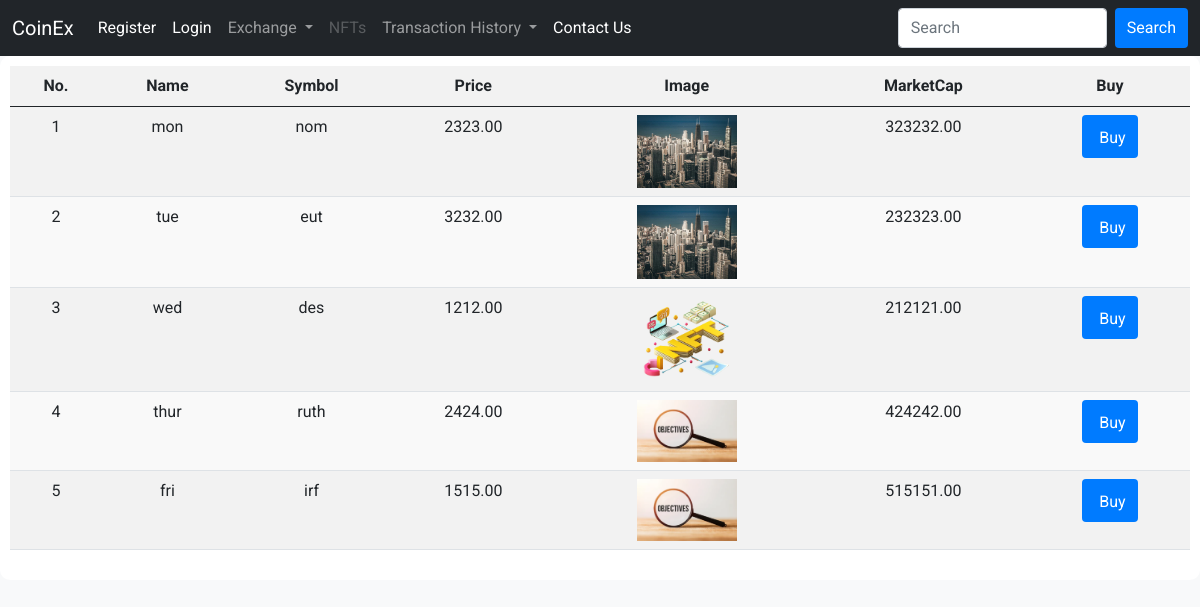
/nfts/, run on the app's committed database.
### mainApp/models.py (models this page shows)
class NFT(models.Model):
    name = models.CharField(max_length=255)
    symbol = models.CharField(max_length=10)
    image = models.ImageField(upload_to="nft_images/")
    price = models.DecimalField(max_digits=10, decimal_places=2)
    market_cap = models.DecimalField(max_digits=15, decimal_places=2)

### mainApp/views.py (the view)
# urls.py: path('nfts/', views.nft_list, name='nft_list'),
def nft_list(request):
    nfts = NFT.objects.all()
    return render(request, 'CoinEx_Index/nft_list.html', {'nfts': nfts})

### templates/CoinEx_Index/nft_list.html (shortened to what this page needs)
{% extends 'CoinEx_Index/base.html' %}
{% block content %}
<div class="container">
    <table class="table table-striped">
        <thead>
            <tr>
                <th>No.</th>
                <th>Name</th>
                <th>Symbol</th>
                <th>Price</th>
                <th>Image</th>
                <th>MarketCap</th>
                <th>Buy</th>
            </tr>
        </thead>
        <tbody>
            {% for nft in nfts %}
                <tr>
                    <td>{{ forloop.counter }}</td>
                    <td>{{ nft.name }}</td>
                    <td>{{ nft.symbol }}</td>
                    <td>{{ nft.price }}</td>
                    <td>
                    <img src="{{ nft.image.url }}" alt="NFT Image" width="100"></td>
                    <td>{{ nft.market_cap }}</td>
                    <td>
                        <a href="{% url 'buy_nft' nft.symbol %}" class="btn btn-primary">
                                 Buy
                            </a>
                    </td>
                </tr>
            {% endfor %}
        </tbody>
    </table>
</div>
{% endblock %}

### mainApp/static/mainApp/core.css (style rules this page uses)
body { font-family: 'Roboto', sans-serif; background-color: #f8f9fa; }
.container { max-width: 100%; margin: auto; background-color: #ffffff; border-radius: 10px; padding: 10px; }

### templates/CoinEx_Index/nft_list.html (style rules this page uses)
.table { width: 100%; border-collapse: collapse; margin-bottom: 20px; }
.table th, .table td { padding: 8px; text-align: center; }
.table th { background-color: #f2f2f2; }
.table tbody tr:nth-child(even) { background-color: #f9f9f9; }
.table img { display: block; margin: 0 auto; }
.btn { display: inline-block; padding: 8px 12px; border: none; border-radius: 4px; text-decoration: none; color: #fff; background-color: #007bff; cursor: pointer; transition: background-color 0.3s ease; }

### data on the page
NFT: name "mon", symbol "nom", price "2323.00", image (picture), market_cap "323232.00"
NFT: name "tue", symbol "eut", price "3232.00", image (picture), market_cap "232323.00"
NFT: name "wed", symbol "des", price "1212.00", image (picture), market_cap "212121.00"
NFT: name "thur", symbol "ruth", price "2424.00", image (picture), market_cap "424242.00"
NFT: name "fri", symbol "irf", price "1515.00", image (picture), market_cap "515151.00"
